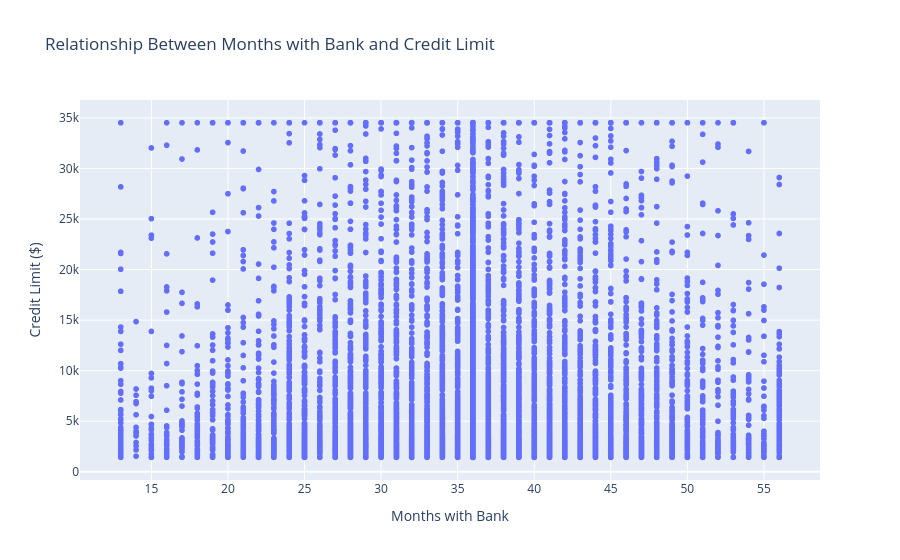

The notebook cell saved with this chart:
### Markdown cell above
I created a scatter graph using plotly to help visualise and understand the correlation between time with bank and credit limit. In order to prove my hypthothesis the scatter graph should show a positive corelation meaning as the customers time with the bank increases so should their credit limit. i decided to use to plotly for this as it allows me to make the chart interactive i will be able to hover over the data points and see the exact values for time with bank and credit limit.

### Code cell
fig = px.scatter(
    df_clean,
    x='Months_on_book',
    y='Credit_Limit',
    title='Relationship Between Months with Bank and Credit Limit',
    labels={
        'Months_on_book': 'Months with Bank',
        'Credit_Limit': 'Credit Limit ($)'
    },
)
fig.show()

### Figure 1 — Plotly figure (JSON) as saved in the notebook; plotly's stock layout.template omitted (floating-point values rounded to 4 significant figures; data arrays with more than 128 entries replaced by an {"elided": "..."} marker saying what was removed)
{"data": [{"hovertemplate": "Months with Bank=%{x}<br>Credit Limit ($)=%{y}<extra></extra>", "legendgroup": "", "marker": {"color": "#636efa", "symbol": "circle"}, "mode": "markers", "name": "", "showlegend": false, "type": "scattergl", "x": {"elided": "10127 int values"}, "xaxis": "x", "y": {"elided": "10127 float values"}, "yaxis": "y"}], "layout": {"legend": {"tracegroupgap": 0}, "title": {"text": "Relationship Between Months with Bank and Credit Limit"}, "xaxis": {"anchor": "y", "domain": [0, 1], "title": {"text": "Months with Bank"}}, "yaxis": {"anchor": "x", "domain": [0, 1], "title": {"text": "Credit Limit ($)"}}}}
